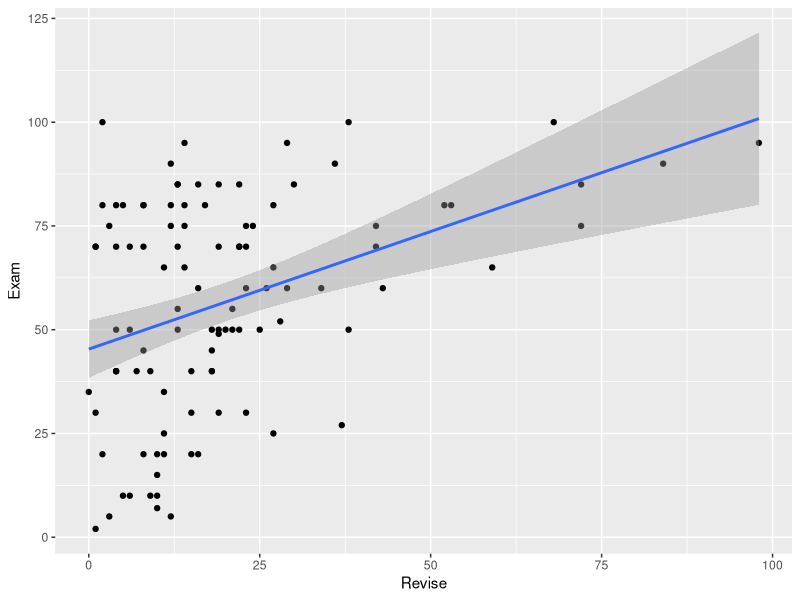
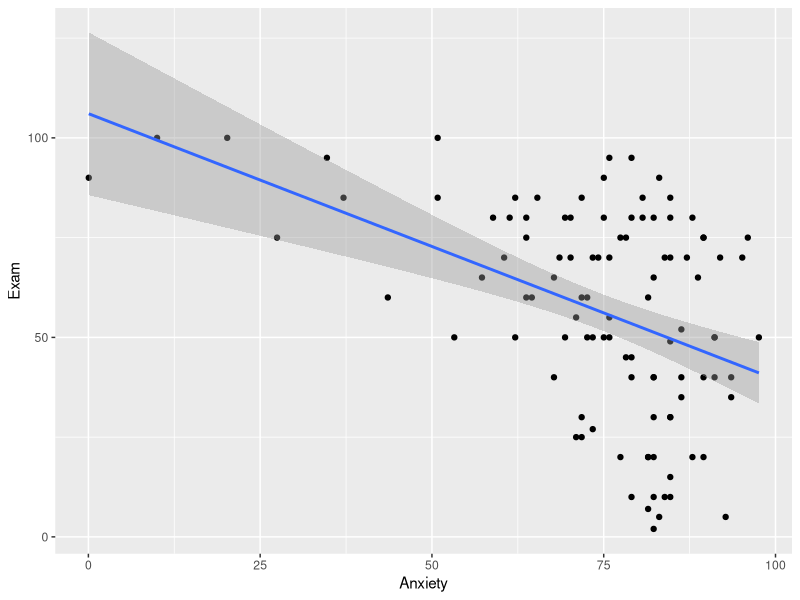
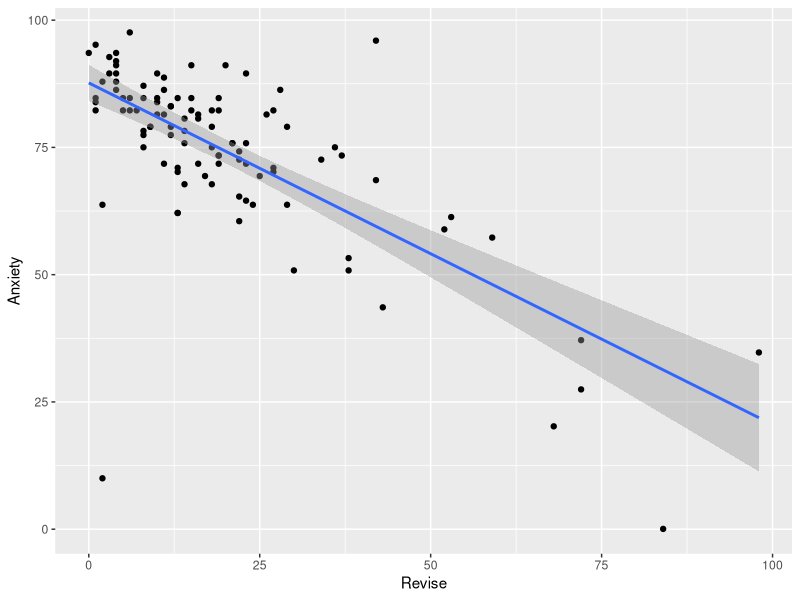
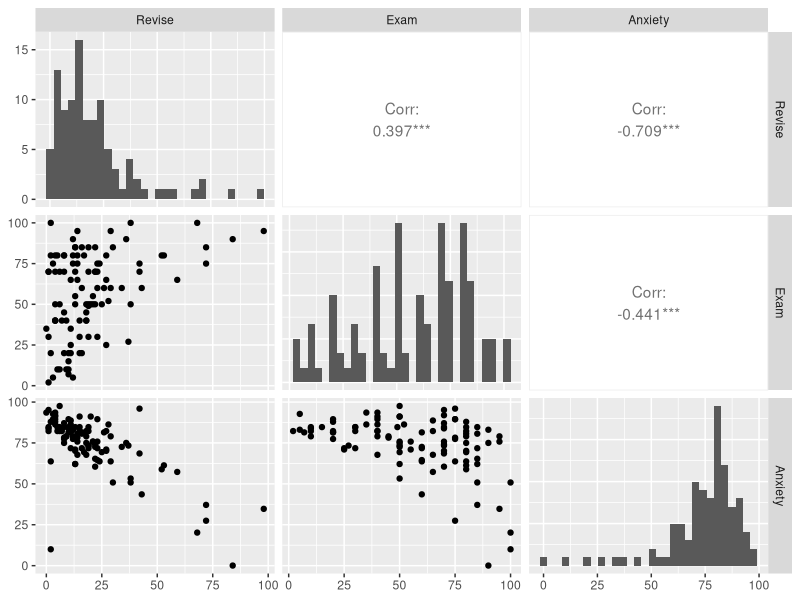

These figures' R source, in order:
## ---- chunk 1
options(width=110)
library(knitr)
opts_chunk$set(comment=NA)
## ---- chunk 2
r <- 0.25
N <- 40
## ---- chunk 3
alpha <- 0.05
## ---- chunk 4
z_r <- atanh(r)
z_r
## ---- chunk 5
se_z <- 1 / sqrt(N - 3)
se_z
## ---- chunk 6
z <- z_r / se_z
z
## ---- chunk 7
p <- 2 * (1 - pnorm(z))
p
## ---- chunk 8
cl_z <- z_r - qnorm(1 - alpha/2) * se_z
cu_z <- z_r + qnorm(1 - alpha/2) * se_z
c(cl_z, z_r, cu_z)
## ---- chunk 9
cl_r <- tanh(cl_z)
cu_r <- tanh(cu_z)
print(c(cl_r, r, cu_r))
## ---- chunk 10
library(Hmisc)
## ---- chunk 11
library(readr)
exam <- read_tsv("exam.dat")
exam
## ---- chunk 12
library(ggplot2)
ggplot(exam, aes(Revise, Exam)) + geom_point() + geom_smooth(method=lm)
ggplot(exam, aes(Anxiety, Exam)) + geom_point() + geom_smooth(method=lm)
ggplot(exam, aes(Revise, Anxiety)) + geom_point() + geom_smooth(method=lm)
## ---- chunk 13
library(GGally)
ggpairs(exam, columns=1:3, diag=list(continuous="barDiag"))
## ---- chunk 14
cor(exam[, c("Exam", "Anxiety", "Revise")])
## ---- chunk 15
rcorr(as.matrix(exam[, c("Exam", "Anxiety", "Revise")]))
## ---- chunk 16
cor.test(exam$Anxiety, exam$Exam)
## ---- chunk 17
cor(exam[, c("Exam", "Anxiety", "Revise")], method="spearman")
rcorr(as.matrix(exam[, c("Exam", "Anxiety", "Revise")]), type="spearman")
cor.test(exam$Revise, exam$Exam, method="spearman")
## ---- chunk 18
cor.test(exam$Revise, exam$Exam, method="kendall")
